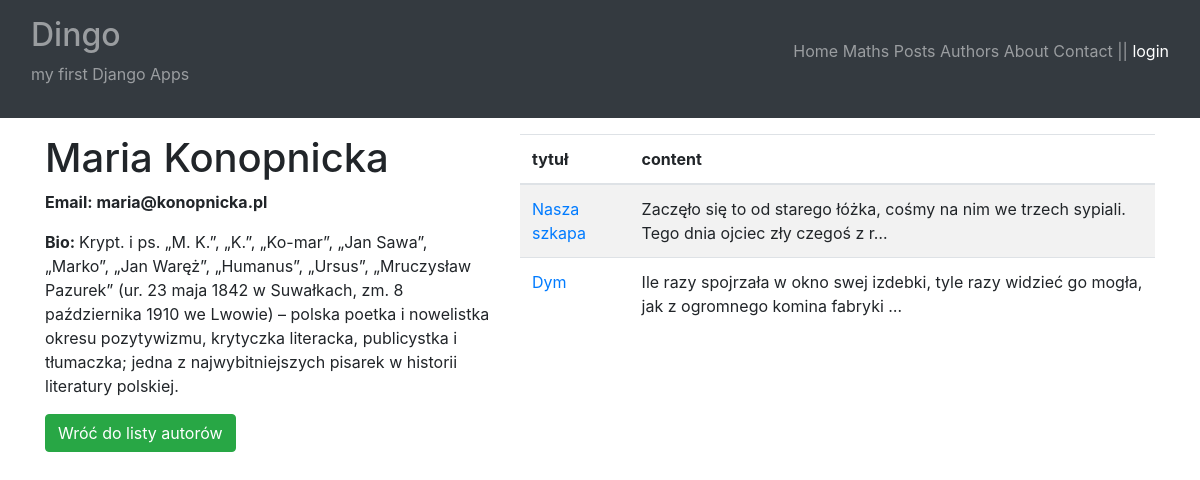
The page /blog/author-details/7 on the database as committed earlier.
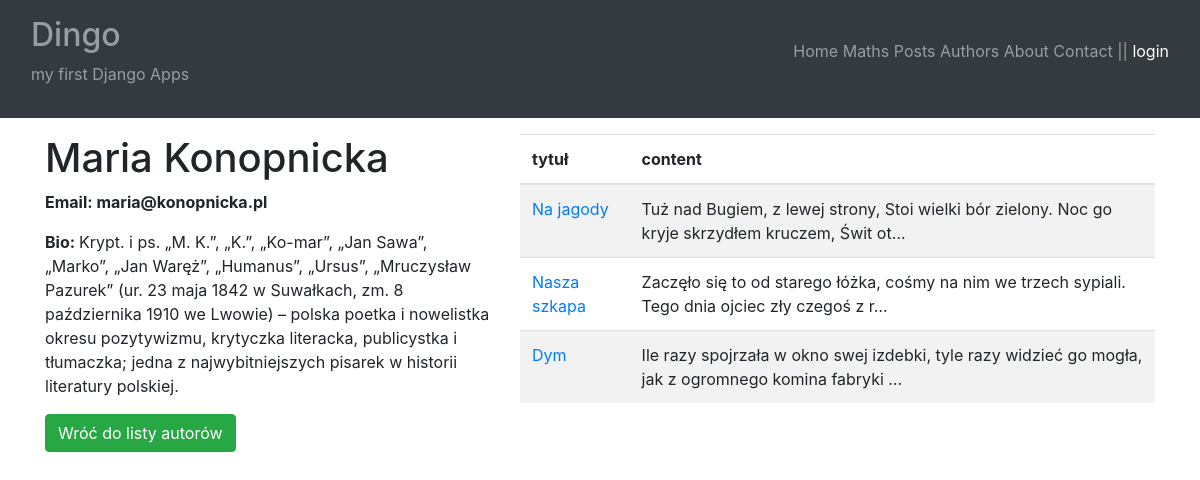
The same page on the database as committed later.
### posts/models.py (models this page shows, shortened)
class Post(models.Model):
    title = models.CharField(
        max_length=65,
        unique=True
    )
    content = models.TextField()
    create = models.DateTimeField(auto_now_add=True)
    modified = models.DateTimeField(
        auto_now=True,
        blank=True,
        null=True
    )
    author = models.ForeignKey(
        "posts.Author",
        on_delete=models.CASCADE,
        blank=True,
        null=True
    )
    class Meta:
        ordering = ["-modified"]

### posts/views.py (the view)
# urls.py: path("author-details/<int:id>", author_details, name="author_details"),
def author_details(request,id):
    author = Author.objects.get(id=id)
    posts = Post.objects.filter(author_id=id)
    return render(
        request=request,
        template_name="posts/author_details.html",
        context={
            "author": author,
            "posts": posts
        }
    )

### posts/templates/posts/author_details.html (shortened to what this page needs)
{% extends "main.html" %}
{% block content %}
<div class="row">
    <div class="col-5">
        <h1>{{ author.nick }}</h1>
        <p><strong>Email: {{ author.email }}</strong></p>
        <p><strong>Bio: </strong>{{ author.bio }}</p>
        <a class="btn btn-success" href="{% url 'blog:authors_list' %}">Wróć do listy autorów</a>
    </div>
    <div class="col">
        <table class="table table-striped">
            <thead>
              <tr>
                <th scope="col">tytuł</th>
                <th scope="col">content</th>
              </tr>
            </thead>
            <tbody>
                {% for p in posts %}
                    <tr>
                        <td><a href="{% url 'blog:post_details' p.id %}">{{ p.title }}</a></td>
                        <td>{{ p.content|truncatechars:100 }}</td>
                    </tr>
                {% endfor %}
            </tbody>
        </table>
    </div>
</div>
{% endblock %}

Rows that differ between the two databases and show on the page:
added Post: title "Na jagody", content "Tuż nad Bugiem, z lewej strony, Stoi wielki bór zielony. Noc go kryje skrzydłem kruczem, Świt ot…"
